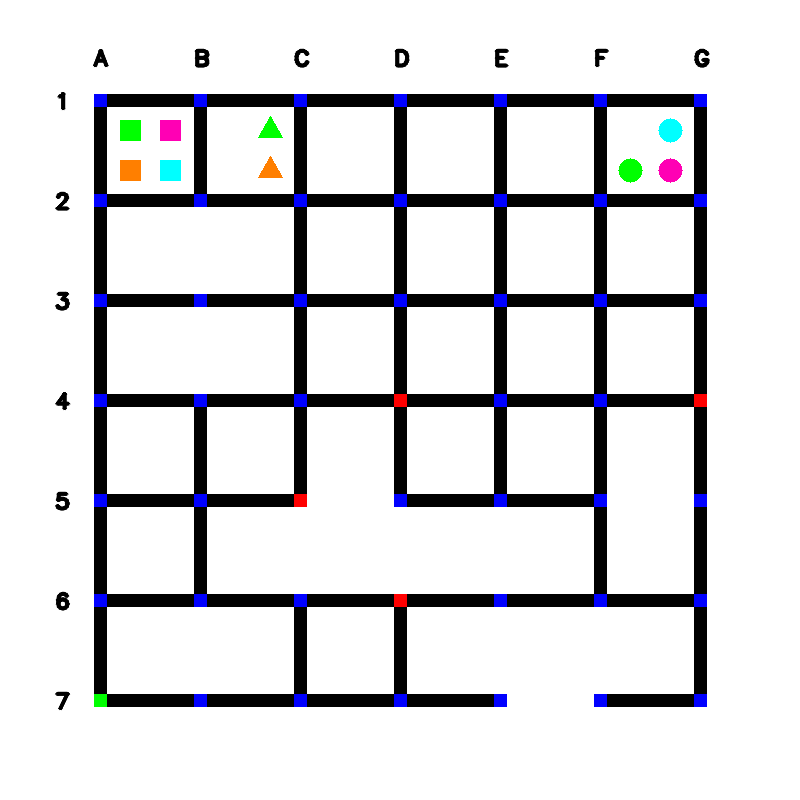
#> input picture test_images/maze_0.png, 800 x 800 px
$ python task_2_srishtym.py
#> lines starting #> are read from the running program, lines starting #| are printed output that depends on the picture; after the words box and inside, x2 and y2 are one past the last pixel; in counts of white or black regions, pixels touching at a corner belong together
'''
*********************************************************************************
*
*        		===============================================
*           		        CYBORG OPENCV TASK 2
*        		===============================================
*
*
*********************************************************************************
'''

# Author Name:		srishtym
# Roll No:			122CR0544
# Filename:			task_2_srishtym.py
# Functions:		[detect_arena_parameters, addshape]
# 					[ Comma separated list of functions in this file ]


####################### IMPORT MODULES #######################
   ## You are free to make any changes in this section. ##
##############################################################
import cv2
import numpy as np
img_given =cv2.imread('./test_images/maze_0.png')
#> img_given is the input picture: shape (800, 800, 3); mean B, G, R 220, 217.5, 217.4
##############################################################

def detect_arena_parameters(maze_image):

	"""
	Purpose:
	---
	This function takes the image as an argument and returns a dictionary
	containing the details of the different arena parameters in that image

	The arena parameters are of four categories:
	i) traffic_signals : list of nodes having a traffic signal
	ii) horizontal_roads_under_construction : list of missing horizontal links
	iii) vertical_roads_under_construction : list of missing vertical links
	iv) medicine_packages : list containing details of medicine packages
	v)start_node : list containing the start node

	These four categories constitute the four keys of the dictionary

	Input Arguments:
	---
	`maze_image` :	[ numpy array ]
			numpy array of image returned by cv2 library
	Returns:
	---
	`arena_parameters` : { dictionary }
			dictionary containing details of the arena parameters

	Example call:
	---
	arena_parameters = detect_arena_parameters(maze_image)
	"""
	arena_parameters = {'traffic_signals':[], 'start_node':[], 'horizontal_roads_under_construction':[], 'vertical_roads_under_construction':[], 'medicine_packages_present':[]}

	##############	ADD YOUR CODE HERE	##############
	img0= maze_image
	maze_img = img0[94:694+12, 94:694+12]  #crop out maze

	red = (0,0,255)
	cv2.line(img0,(0,94),(900,94),red,1)    #horizontal line
	cv2.line(img0,(0,694+12),(900,694+12),red,1)    #horizontal line
	cv2.line(img0,(94,0),(94,900),red,1)    #vertical line
	cv2.line(img0,(694+12,0),(694+12,900),red,1) #vertical line

	medics = maze_img[12:100,12:-12]  #upper medical blocks list
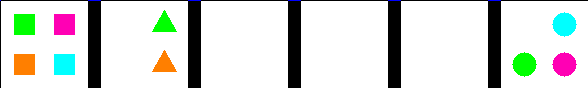
#> medics: shape (88, 588, 3); mean B, G, R 213.5, 217.7, 213.7

	#new_list=medics[:,:100] #first block

	#cv2.imshow('cropped image',maze_img)  #see cropped maze
	#cv2.waitKey(0)

	mediclist=[]
	j=1

	def addshape(imgcont,j):
		list_s_names=[]
		img= imgcont
		# converting image into grayscale image
		gray = cv2.cvtColor(img, cv2.COLOR_BGR2GRAY)

		# setting threshold of gray image
		_, threshold = cv2.threshold(gray, 227, 255, cv2.THRESH_BINARY)

		# using a findContours() function
		contours, _ = cv2.findContours(
			threshold, cv2.RETR_TREE, cv2.CHAIN_APPROX_SIMPLE)

		i = 0
		# list for storing names of shapes
		for contour in contours:
			if i == 0:
				i = 1
				continue

			# cv2.approxPloyDP() function to approximate the shape
			approx = cv2.approxPolyDP(
				contour, 0.01 * cv2.arcLength(contour, True), True)

			# using drawContours() function
			cv2.drawContours(img, [contour], 0, (0, 255, 0), 1)

			# finding center point of shape
			M = cv2.moments(contour)
			#print(M)
			if M['m00'] != 0.0:
				x = int(M['m10']/M['m00'])
				y = int(M['m01']/M['m00'])
			#print(len(approx))

			if len(approx) in [5,11]:
				shape_nm= 'Triangle'
			elif len(approx) in [4,8]:
				shape_nm= 'Square'
			else:
				shape_nm= 'Circle'

			if all((img[x,y])==[0,255,0]) or all((img[x,y])==[255,255,255]):
				shape_clr = 'Green'
			elif all((img[x,y])==[0,127,255]):
				shape_clr = 'Orange'
			elif all((img[x,y])==[255,255,0]):
				shape_clr = 'Skyblue'
			elif all((img[x,y])==[180,0,255]):
				shape_clr = 'Pink'

			list_s_names.append(['Shop_'+str(j), shape_clr , shape_nm ,[106+100*(j-1)+x, 106+y]])
			#print(img[x,y], shape_nm, shape_clr)

		list_s_names.sort(key = lambda x: x[1]) # sorting by color-name

		if list_s_names!=[]:
			#print(list_s_names)
			for shop_shapes in list_s_names:
				mediclist.append(shop_shapes)
		#cv2.imshow('edited image with label',img)
		#cv2.waitKey(0)

	# for evry shop in shops-list
	for i in range(6):
		img_part=  medics[:, 100*i:100*(i+1)-12]
		addshape(img_part, i+1)
#> this loop made 6 passes
#> pass 1, in addshape, `gray = cv2.cvtColor(img, cv2.COLOR_BGR2GRAY)`:
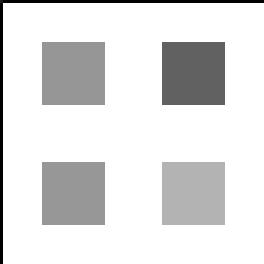
#> gray: shape (88, 88) (shown 3 times larger); min 0, max 255, mean 224
#> pass 1, in addshape, `_, threshold = cv2.threshold(gray, 227, 255, cv2.THRESH_BINARY)`:
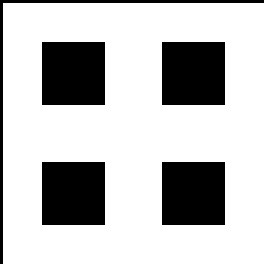
#> threshold: shape (88, 88) (shown 3 times larger); 75% white; 5 black regions, box (x1, y1, x2, y2) and area: (14, 14, 35, 35) 441, (54, 14, 75, 35) 441, (14, 54, 35, 75) 441, (54, 54, 75, 75) 441, (0, 0, 88, 88) 175
#> pass 2, in detect_arena_parameters, `img_part=  medics[:, 100*i:100*(i+1)-12]`:
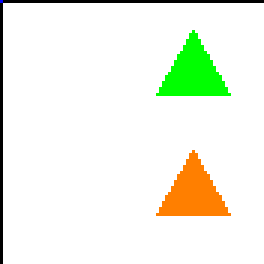
#> img_part: shape (88, 88, 3) (shown 3 times larger); mean B, G, R 230.4, 244.5, 239.8
#> after the loop:
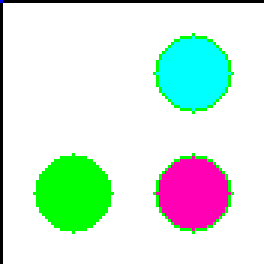
#> img_part: shape (88, 88, 3) (shown 3 times larger); mean B, G, R 223.8, 234.7, 213.5

	arena_parameters['medicine_packages_present'] = mediclist

	horiz=['A','B','C','D','E','F','G']
	traffic_signals=[]
	start_node=''

	for col in range(7):
		for r in range(7):
			#print(maze_img[r*100+2, col*100+2] )
			if all(maze_img[r*100+2, col*100+2] == [0,0,255]):
				#print('here')
				traffic_signals.append( horiz[col] + str(r+1) )
			elif all(maze_img[r*100+2, col*100+2] == [0,255,0]):
				start_node = horiz[col] + str(r+1)

	#print(traffic_signals, start_node)
	arena_parameters['traffic_signals'] = traffic_signals
	arena_parameters['start_node'].append(start_node)


	hori_roads=[]
	verti_roads=[]

	for col in range(7):
		for r in range(7):
			if r!=6:
				if all(maze_img[100*r+60, 100*col+5 ] == [255,255,255]):
					verti_roads.append( horiz[col]+ str(r+1)+'-'+ horiz[col]+str(r+2) )
					maze_img= cv2.circle(maze_img,(100*col+5, 100*r+60 ),10,(200,0,255),4)
			if col!=6:
				if all(maze_img[100*r+5, 100*col+60] == [255,255,255]):
					hori_roads.append( horiz[col]+str(r+1)+'-'+ horiz[col+1]+str(r+1) )
					maze_img= cv2.circle(maze_img,(100*col+60, 100*r+5),10,(200,200,0),4)
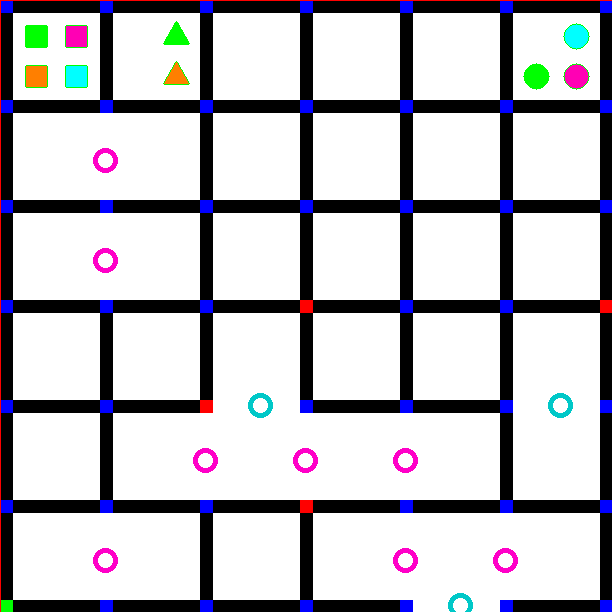
#> maze_img: shape (612, 612, 3); mean B, G, R 196.3, 191.4, 192.8
#> after the loop, hori_roads = ['C5-D5', 'E7-F7', 'F5-G5']; verti_roads = ['B2-B3', 'B3-B4', 'B6-B7', 'C5-C6', 'D5-D6', 'E5-E6', 'E6-E7', 'F6-F7']

	#print('Horizonatl_roads_under_constr :', hori_roads)
	#print('vertiacal_roads_under_constr :', verti_roads)

	arena_parameters['horizontal_roads_under_construction']= hori_roads
	arena_parameters['vertical_roads_under_construction'] = verti_roads


	##################################################

	return arena_parameters


print(detect_arena_parameters(img_given))
#> (printed output is left out)
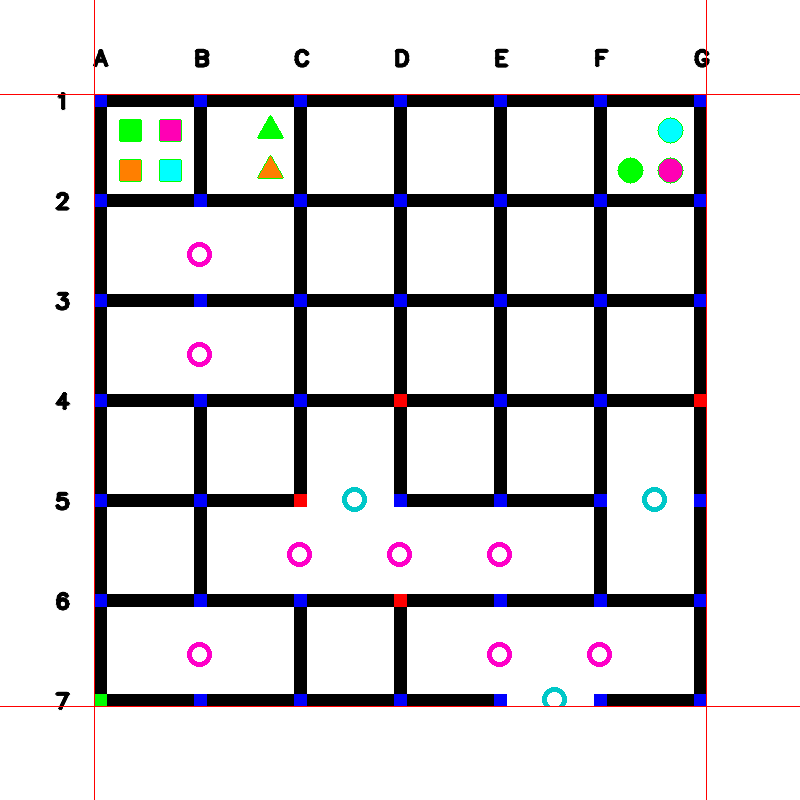
#> img_given: shape (800, 800, 3); 1.13% of pixels changed, all inside (x1, y1, x2, y2) = (0, 0, 800, 800)

$ run again, with test_images/maze_1.png copied over test_images/maze_0.png
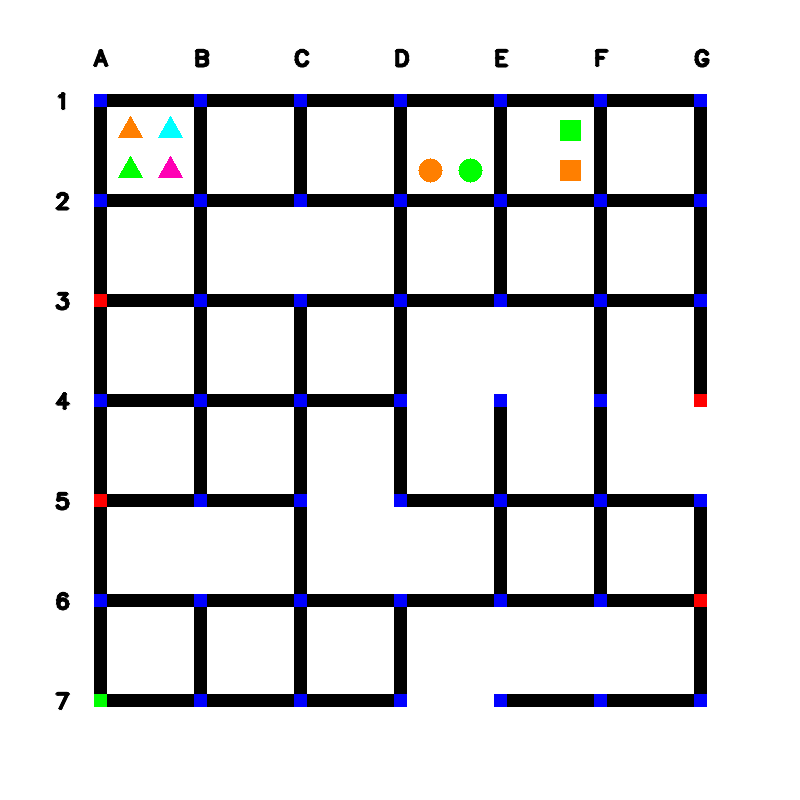
#> input picture test_images/maze_1.png, 800 x 800 px
#> img_given is the input picture: shape (800, 800, 3); mean B, G, R 220.4, 218.1, 218.1
#> after the loop in detect_arena_parameters, `for col in range(7):`:
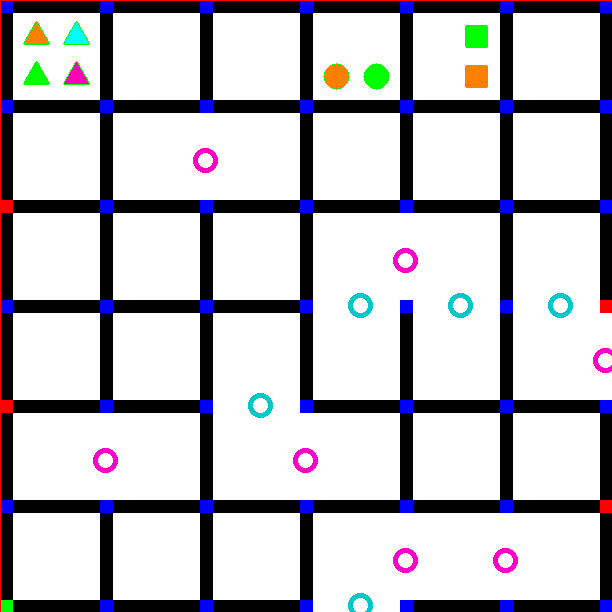
#> maze_img: shape (612, 612, 3); mean B, G, R 196.9, 192.5, 193.5
#> after the loop in detect_arena_parameters, `for col in range(7):`: hori_roads = ['C5-D5', 'D4-E4', 'D7-E7', 'E4-F4', 'F4-G4']; verti_roads = ['B5-B6', 'C2-C3', 'D5-D6', 'E3-E4', 'E6-E7', 'F6-F7', 'G4-G5']
#> (printed output is left out)
#> `print(detect_arena_parameters(img_given))`:
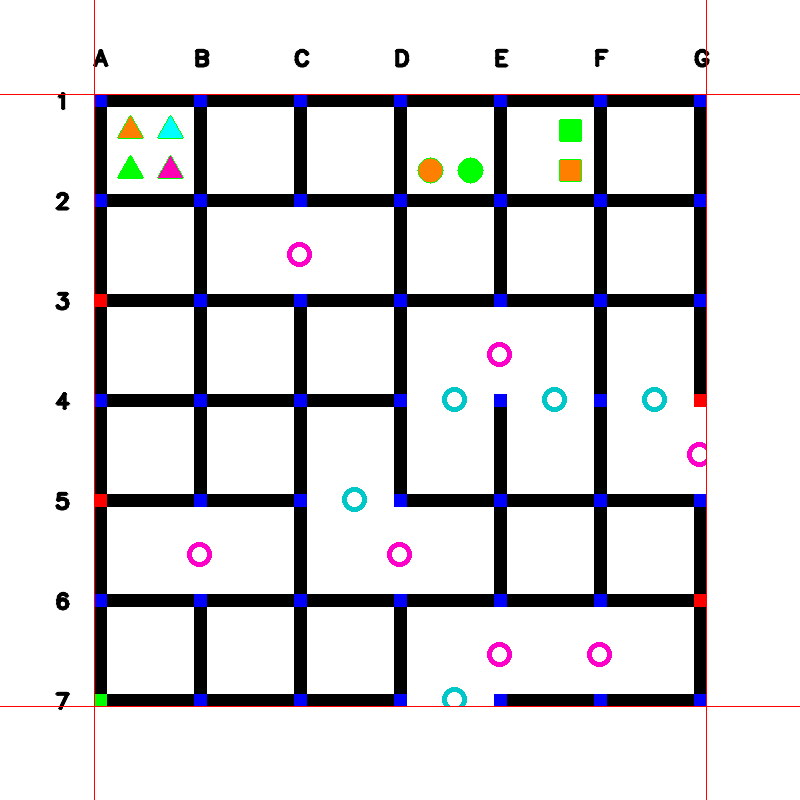
#> img_given: shape (800, 800, 3); 1.14% of pixels changed, all inside (x1, y1, x2, y2) = (0, 0, 800, 800)

$ run again, with test_images/maze_10.png copied over test_images/maze_0.png
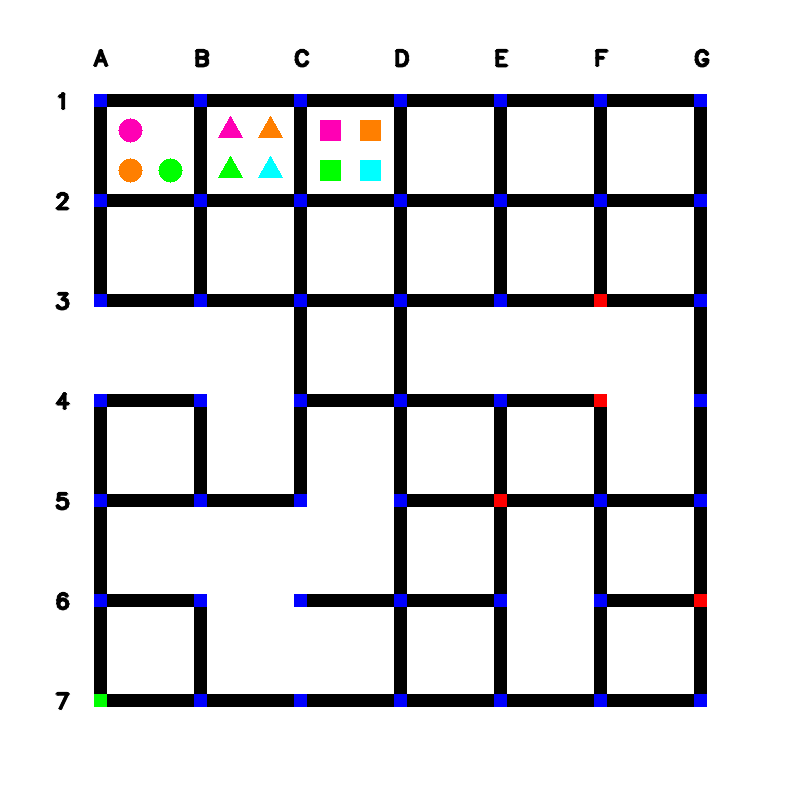
#> input picture test_images/maze_10.png, 800 x 800 px
#> img_given is the input picture: shape (800, 800, 3); mean B, G, R 220.3, 217.8, 217.9
#> after the loop in detect_arena_parameters, `for col in range(7):`:
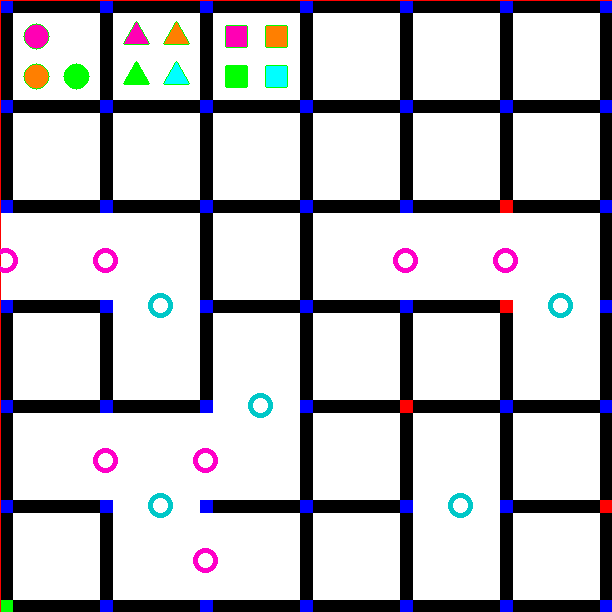
#> maze_img: shape (612, 612, 3); mean B, G, R 196.6, 192, 193.1
#> after the loop in detect_arena_parameters, `for col in range(7):`: hori_roads = ['B4-C4', 'B6-C6', 'C5-D5', 'E6-F6', 'F4-G4']; verti_roads = ['A3-A4', 'B3-B4', 'B5-B6', 'C5-C6', 'C6-C7', 'E3-E4', 'F3-F4']
#> (printed output is left out)
#> `print(detect_arena_parameters(img_given))`:
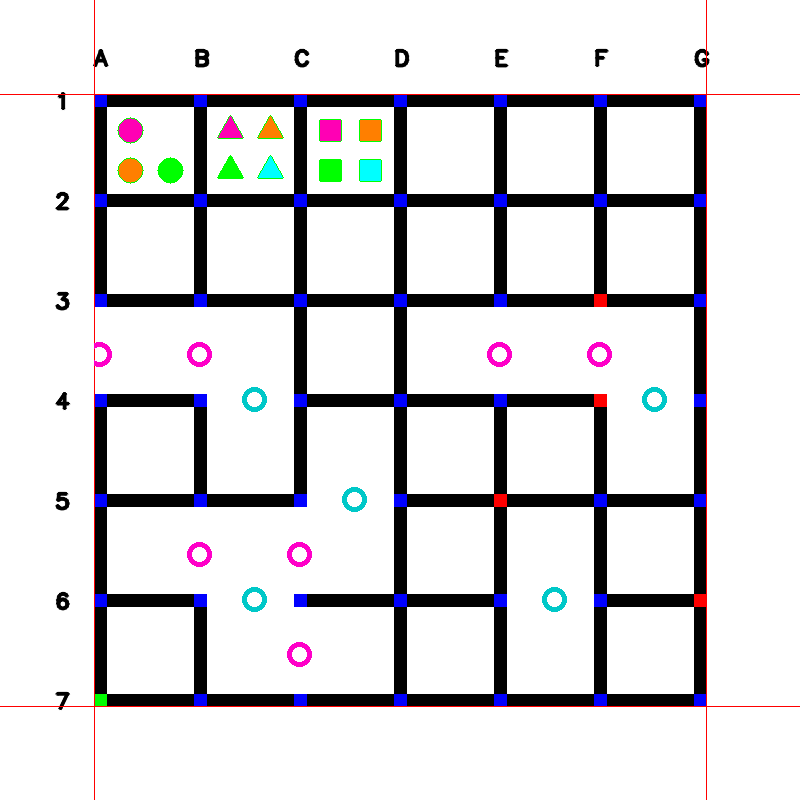
#> img_given: shape (800, 800, 3); 1.19% of pixels changed, all inside (x1, y1, x2, y2) = (0, 0, 800, 800)

$ run again, with test_images/maze_11.png copied over test_images/maze_0.png
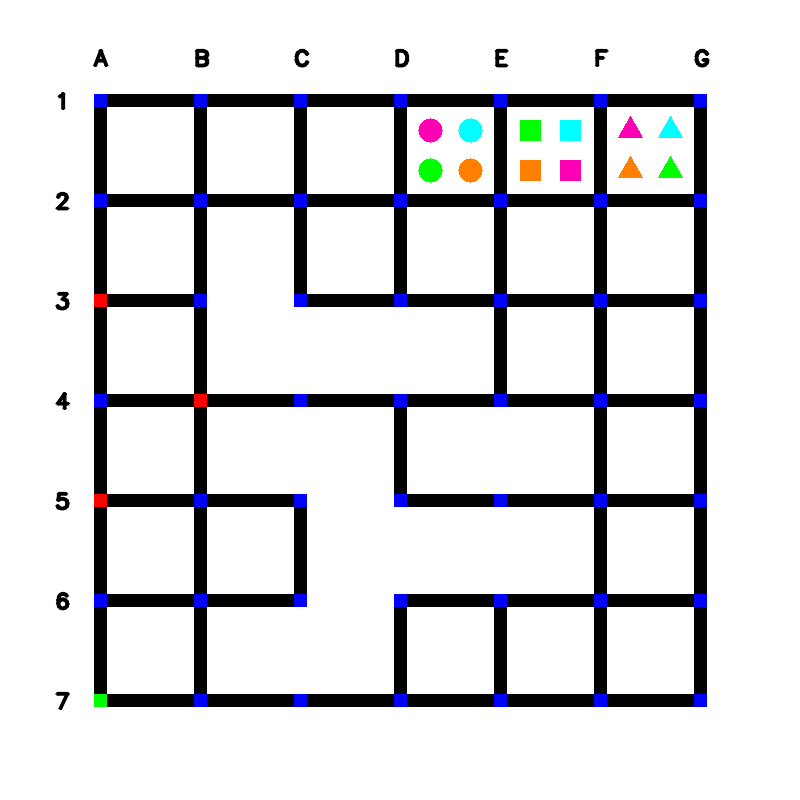
#> input picture test_images/maze_11.png, 800 x 800 px
#> img_given is the input picture: shape (800, 800, 3); mean B, G, R 219.5, 216.9, 216.8
#> after the loop in detect_arena_parameters, `for col in range(7):`: hori_roads = ['B3-C3', 'C5-D5', 'C6-D6']; verti_roads = ['C3-C4', 'C4-C5', 'C6-C7', 'D3-D4', 'D5-D6', 'E4-E5', 'E5-E6']
#> (printed output is left out)
#> `print(detect_arena_parameters(img_given))`:
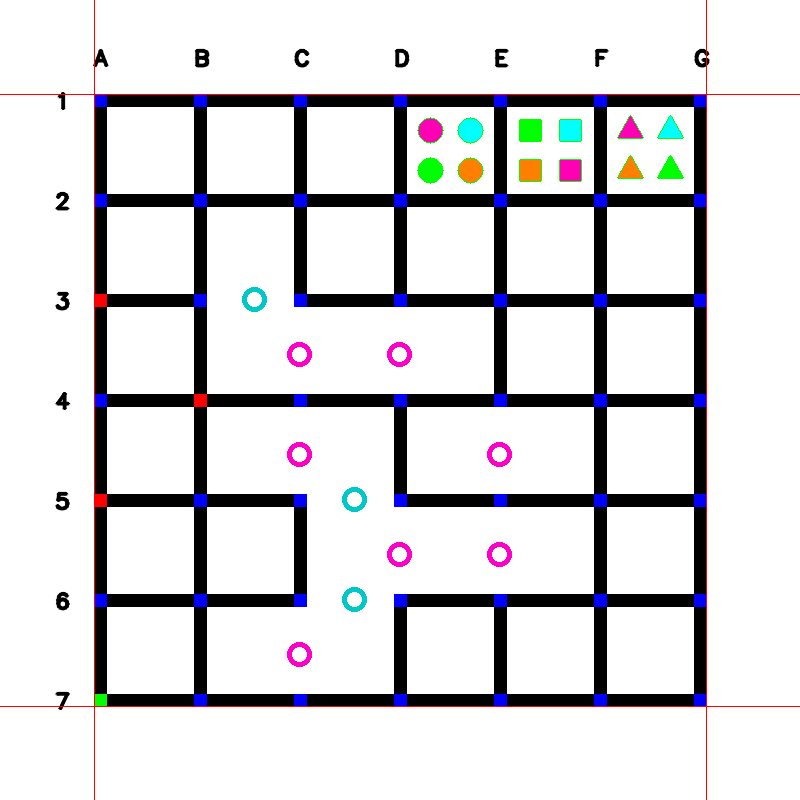
#> img_given: shape (800, 800, 3); 1.12% of pixels changed, all inside (x1, y1, x2, y2) = (0, 0, 800, 800)
